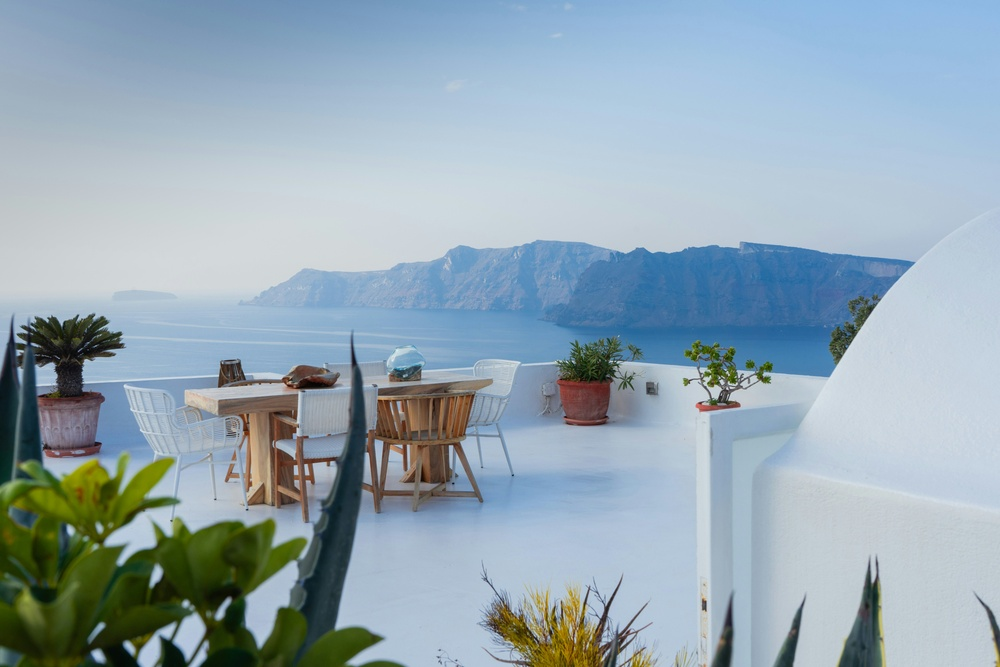
#> input picture Week 10/Day 02/example.jpg, 1000 x 667 px, shrunk from 6000 x 4000 before the run
$ python Day02.py
#> lines starting #> are read from the running program, lines starting #| are printed output that depends on the picture
# Image Transformation: Rotating the image
import matplotlib.pyplot as plt
import cv2
image = cv2.imread('example.jpg', 0)
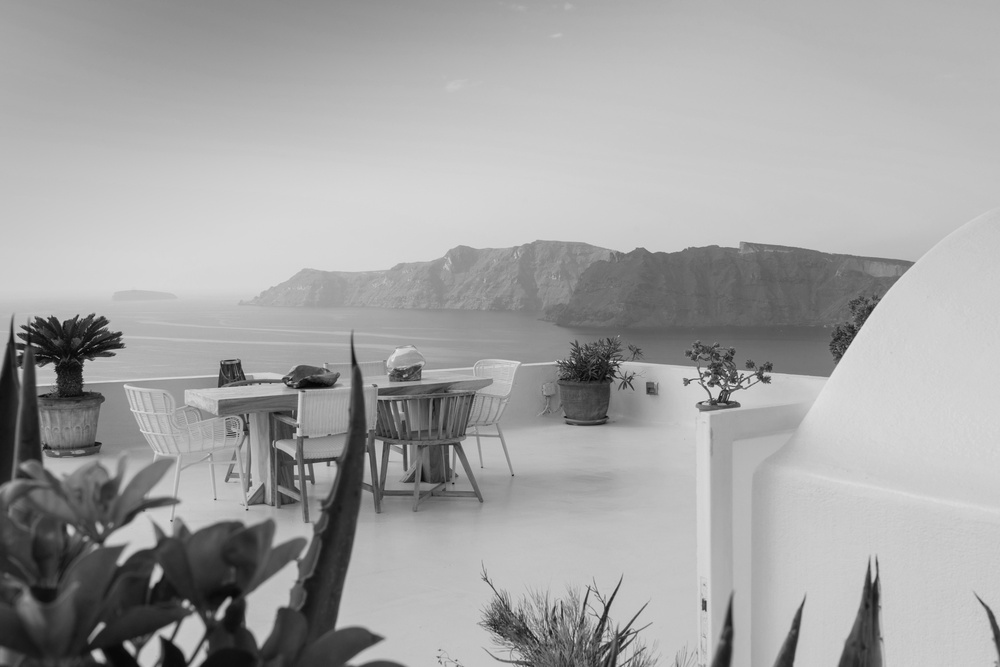
#> image: shape (667, 1000); min 4, max 234, mean 163.9
rows, cols = image.shape
#> rows = 667; cols = 1000
M = cv2.getRotationMatrix2D((cols/2, rows/2), 45, 1)
rotated_image = cv2.warpAffine(image, M, (cols, rows))
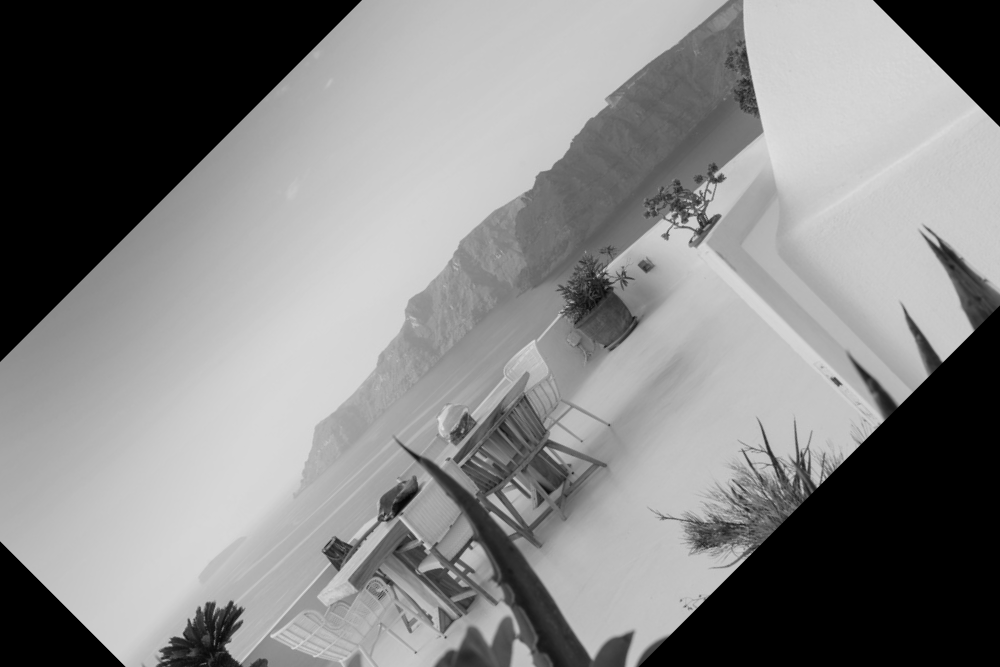
#> rotated_image: shape (667, 1000); min 0, max 229, mean 133

# Image Enhancement: Histogram Equalization
equalized_image = cv2.equalizeHist(image)
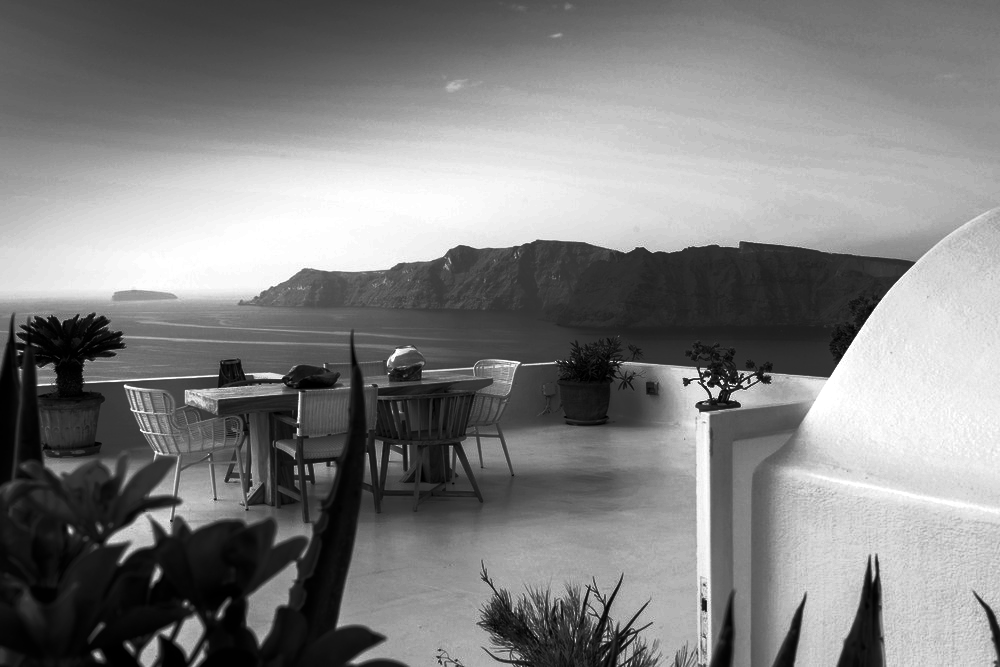
#> equalized_image: shape (667, 1000); min 0, max 255, mean 128.9

# Display the results
plt.figure(figsize=(10, 5))
plt.subplot(1, 2, 1), plt.imshow(rotated_image, cmap='gray'), plt.title('Rotated Image')
plt.subplot(1, 2, 2), plt.imshow(equalized_image, cmap='gray'), plt.title('Equalized Image')
plt.show()
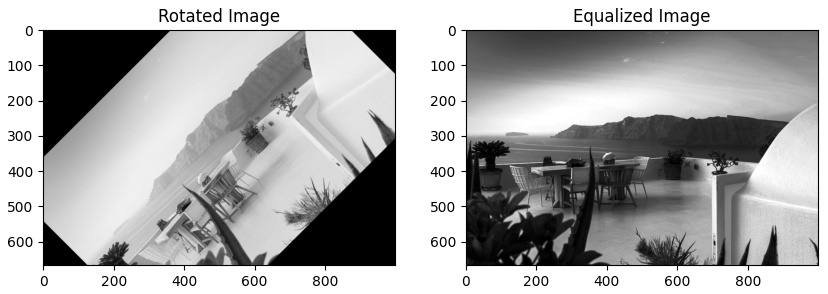
#> figure drawn by matplotlib, 2 panels
